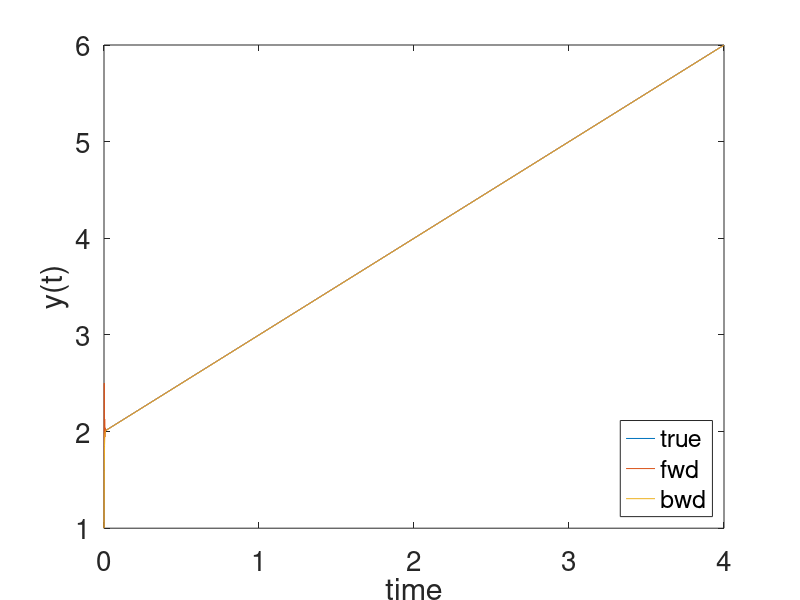

MATLAB code for this plot:
%% Handling multiple time scales (ODE stiffness, book example from Gear's paper)
%
% dy/dt=-alpha*(y=F(t))+F'(t)
% y(t)=(y0-F(0))exp(-alpha*t)+F(t)

y0=1;
alpha=1000;
figure;

%% Time grid
tsmin=0;
tsmax=4;
dts=0.0015;      % choice of time step
ts=tsmin:dts:tsmax;


%% True solution
ybar=(y0-2)*exp(-alpha*ts)+ts+2;
Ns=numel(ts);


%% Forward and Backward Euler (in one loop)
yfwds=zeros(1,Ns);
yfwds(1)=y0;
ybwds=zeros(1,Ns);
ybwds(1)=y0;
for n=2:Ns
    yfwds(n)=yfwds(n-1)+dts*(-1000*(yfwds(n-1)-ts(n-1)-2)+1);
    ybwds(n)=(ybwds(n-1)+1000*ts(n-1)*dts+2001*dts)/(1+1000*dts);    
end %for


%% Compare different solutions
plot(ts,ybar);
hold on;
plot(ts,yfwds);
plot(ts,ybwds);
xlabel('time')
ylabel('y(t)')
axis([0 4 1 6]);
set(gca,'FontSize',20);
legend('true','fwd','bwd','Location','SouthEast')


